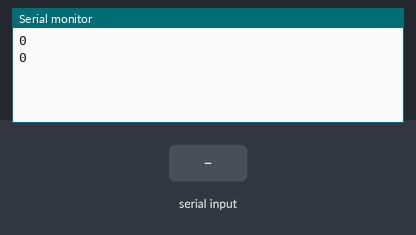
The sketch below on a simulated Arduino Uno, built with avr-gcc and run on an emulated ATmega328P. Parts: the last lines printed to the serial monitor. The test bench sets the inputs (shaded band).

Above: at 1.2 s.
1.3 s: "1" received over Serial
At 2.0 s:
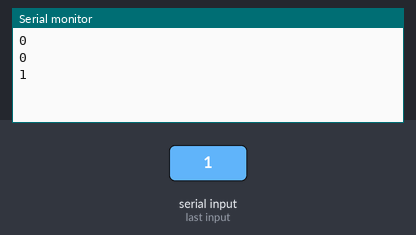
2.8 s: "0" received over Serial
At 4.1 s:
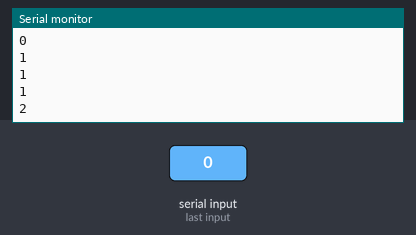
4.3 s: "2" received over Serial
At 5.5 s:
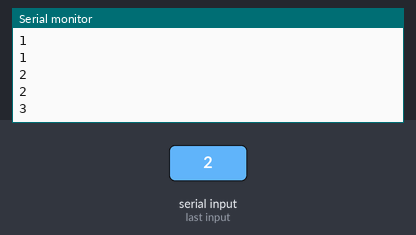
Timing chart, 0 to 7.3 s (numbered marks = the images above; inputs shaded):
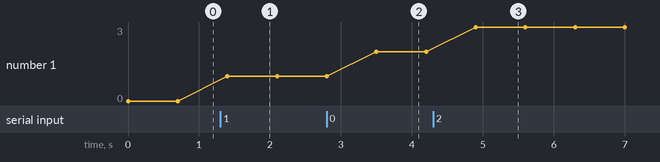

Measured:
- after the input at 1.3 s, the serial monitor: prints a new line after 0.10 s (image 1)
- after the input at 2.8 s, the serial monitor: prints a new line after 0.70 s (image 2)
- after the input at 4.3 s, the serial monitor: prints a new line after 0.60 s (image 3)
- plotted number 1: 0 → 1 after the input at 1.3 s, 1 → 2 after the input at 2.8 s, 2 → 3 after the input at 4.3 s

The sketch:

serial_leitura.ino
```cpp
void setup(){
 Serial.begin(9600);
}

char c;
void loop(){
  /*if(Serial.available()>0){

    c = Serial.read();
    Serial.print(c);

  }*/

    Serial.println(Serial.available());
    delay(700);
}
```
